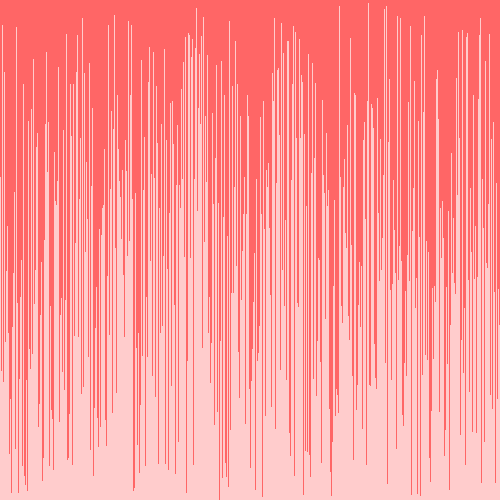
Frame 1 (no input)
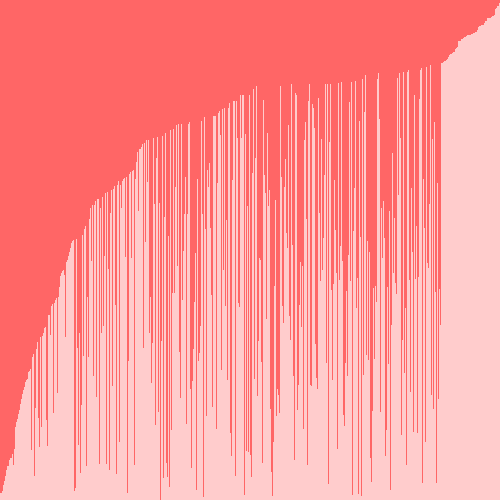
Frame 60 (the mouse pressed at the canvas centre just before this capture)
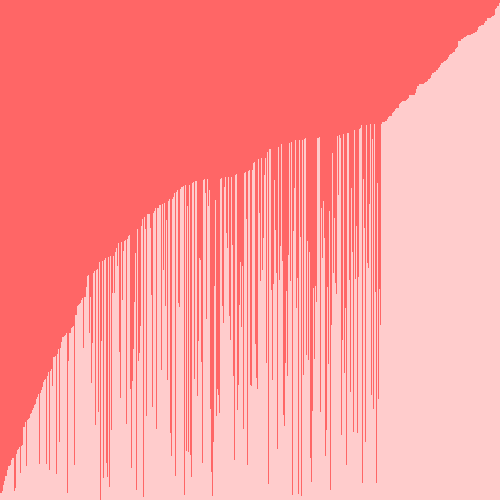
Frame 120 (the mouse held since frame 60 and released just before this capture)

The Processing sketch that drew these frames (run headless with seeded random() and noise(); from frame 60 on, the mouse is pressed at the canvas centre):

// Processing sketch: sketch_180905a
// ── sketch_180905a.pde
/* Copy the code into a new Processing sketch and complete then steps. */

//1. create an array of ints. don't initialize it yet.
int[] ints;

void setup() {
  //2. set the size of your window
  //  if you are using Processing 3, you cannot use variables
  //  because the developers don't know how programming is supposed to work.
  size(500, 500);
  //3. initialize your array with the built in width variable
  ints = new int[500];
  
  //4. initialize the ints in the array with random numbers
  //   from 0 to the built in height variable
  int i;
  for(i = 0; i < ints.length; i++){
    ints[i] = (int)random(height);
  }

  //5. call the noStroke() method
  noStroke();
}

void draw() {
  //6. set the background color with background(r, g, b);
  background(255, 102, 102);

  //7. set the color for your graph
  fill(255, 204, 204);

  //8. draw a rectangle for each int in your array.
  //   the x value will be the index of the int
  //   the y value will the height variable
  //   the width is 1
  //   the height is negative the value of the int at that element in the array
  int i;
  for(i = 0; i < ints.length; i++){
  rect(i, height, 1, -ints[i]); 
  }
  //9. call the stepSort method
  stepSort(ints);

  //10. extract the code that randomizes the array into a method.
  
  //11. call the method you made in step 10 when the mouse is pressed
  
}
void mouseClicked(){
 randomize(); 
}
void randomize(){
  int i;
  for(i = 0; i < ints.length; i++){
    ints[i] = (int)random(500);
  }
  }
  
void stepSort(int[] arr) {
  for (int i = 1; i < arr.length; i++) {
    if (arr[i - 1] > arr[i]) {
      int t = arr[i];
      arr[i] = arr[i - 1];
      arr[i - 1] = t;
    }
  }
}
